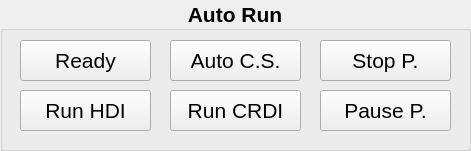
   <widget class="QGroupBox" name="autorun_groupBox">
    <property name="geometry">
     <rect>
      <x>740</x>
      <y>240</y>
      <width>471</width>
      <height>151</height>
     </rect>
    </property>
    <property name="font">
     <font>
      <pointsize>16</pointsize>
      <weight>75</weight>
      <bold>true</bold>
     </font>
    </property>
    <property name="title">
     <string>Auto Run</string>
    </property>
    <property name="alignment">
     <set>Qt::AlignCenter</set>
    </property>
    <widget class="QPushButton" name="runhdiPB">
     <property name="geometry">
      <rect>
       <x>20</x>
       <y>90</y>
       <width>131</width>
       <height>41</height>
      </rect>
     </property>
     <property name="font">
      <font>
       <pointsize>16</pointsize>
       <weight>50</weight>
       <bold>false</bold>
      </font>
     </property>
     <property name="text">
      <string>Run HDI</string>
     </property>
    </widget>
    <widget class="QPushButton" name="runcrdiPB">
     <property name="geometry">
      <rect>
       <x>170</x>
       <y>90</y>
       <width>131</width>
       <height>41</height>
      </rect>
     </property>
     <property name="font">
      <font>
       <pointsize>16</pointsize>
       <weight>50</weight>
       <bold>false</bold>
      </font>
     </property>
     <property name="text">
      <string>Run CRDI</string>
     </property>
    </widget>
    <widget class="QPushButton" name="autoparkingPB">
     <property name="geometry">
      <rect>
       <x>170</x>
       <y>40</y>
       <width>131</width>
       <height>41</height>
      </rect>
     </property>
     <property name="font">
      <font>
       <pointsize>16</pointsize>
       <weight>50</weight>
       <bold>false</bold>
      </font>
     </property>
     <property name="text">
      <string>Auto C.S.</string>
     </property>
    </widget>
    <widget class="QPushButton" name="readyPB">
     <property name="geometry">
      <rect>
       <x>20</x>
       <y>40</y>
       <width>131</width>
       <height>41</height>
      </rect>
     </property>
     <property name="font">
      <font>
       <pointsize>16</pointsize>
       <weight>50</weight>
       <bold>false</bold>
      </font>
     </property>
     <property name="text">
      <string>Ready</string>
     </property>
    </widget>
    <widget class="QPushButton" name="stopprocPB">
     <property name="geometry">
      <rect>
       <x>320</x>
       <y>40</y>
       <width>131</width>
       <height>41</height>
      </rect>
     </property>
     <property name="font">
      <font>
       <pointsize>16</pointsize>
       <weight>50</weight>
       <bold>false</bold>
      </font>
     </property>
     <property name="text">
      <string>Stop P.</string>
     </property>
    </widget>
    <widget class="QPushButton" name="pauseprocPB">
     <property name="geometry">
      <rect>
       <x>320</x>
       <y>90</y>
       <width>131</width>
       <height>41</height>
      </rect>
     </property>
     <property name="font">
      <font>
       <pointsize>16</pointsize>
       <weight>50</weight>
       <bold>false</bold>
      </font>
     </property>
     <property name="text">
      <string>Pause P.</string>
     </property>
    </widget>
   </widget>
